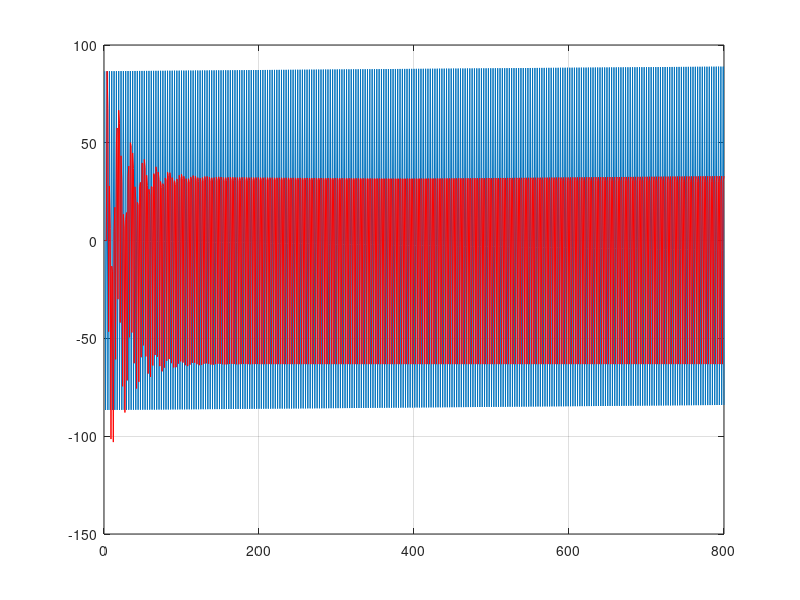

Reproduce this figure in MATLAB.
% brucefilt_test.m
b = [ 1, 0, -1];
a= [ 1.0,   -1.779276745,    0.92439049];
x = zeros(800,1);
for j=1:800
    x(j)=100.0*sin((j/3)*6.283);
end % for j
v = zeros(800,1);
y = zeros(800,1);
% now generate difference equations
for k=4:800
    v(k)= (a(1)*x(k))-(a(2)*v(k-1))-(a(3)*v(k-2));
    y(k)= (b(1)*v(k))+(b(2)*v(k-1))+(b(3)*v(k-2));
end % for
plot(x);
grid
hold on
plot(y,'red')
